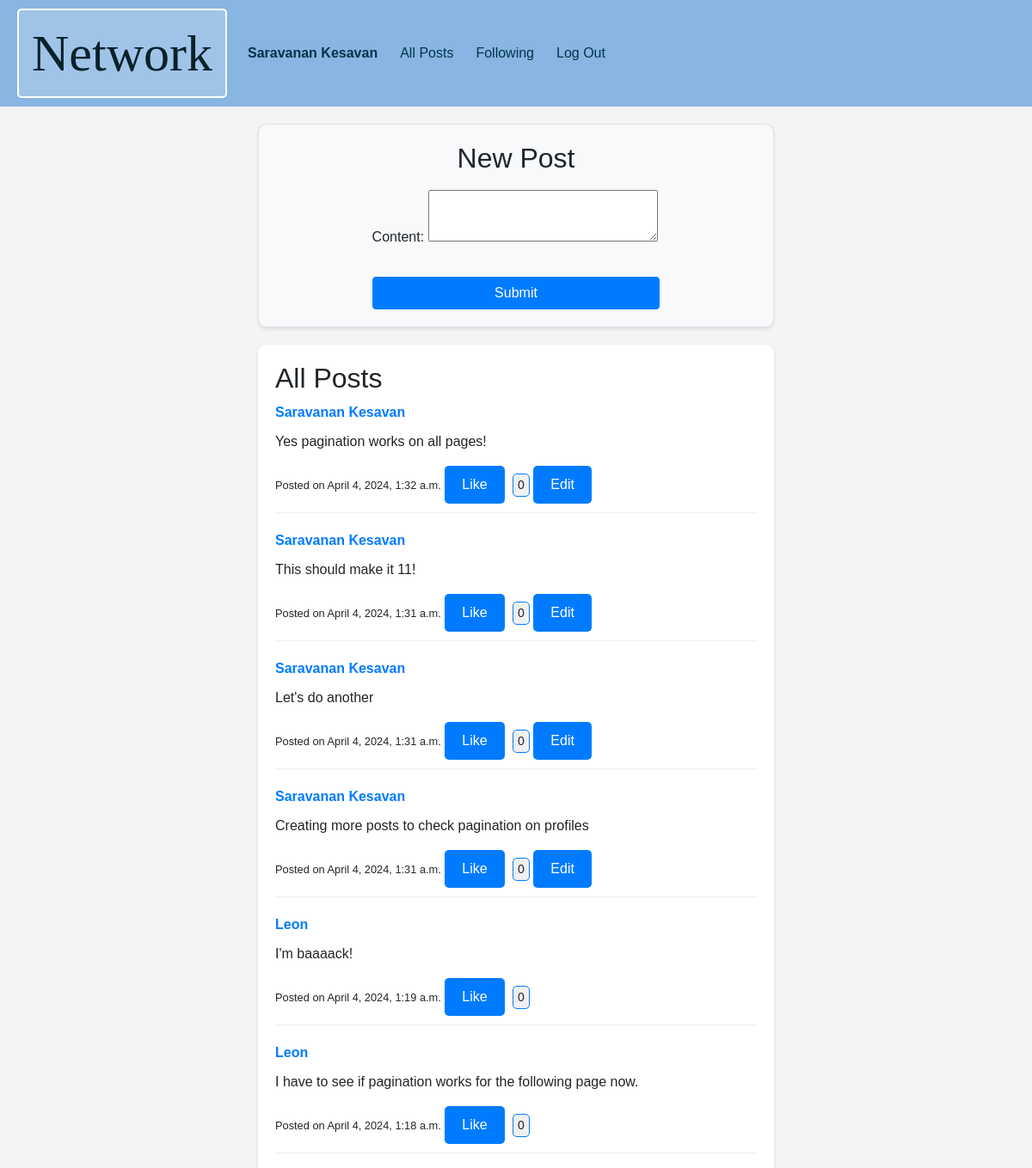
/ (signed in, upper part), run on an earlier commit of the app's database.
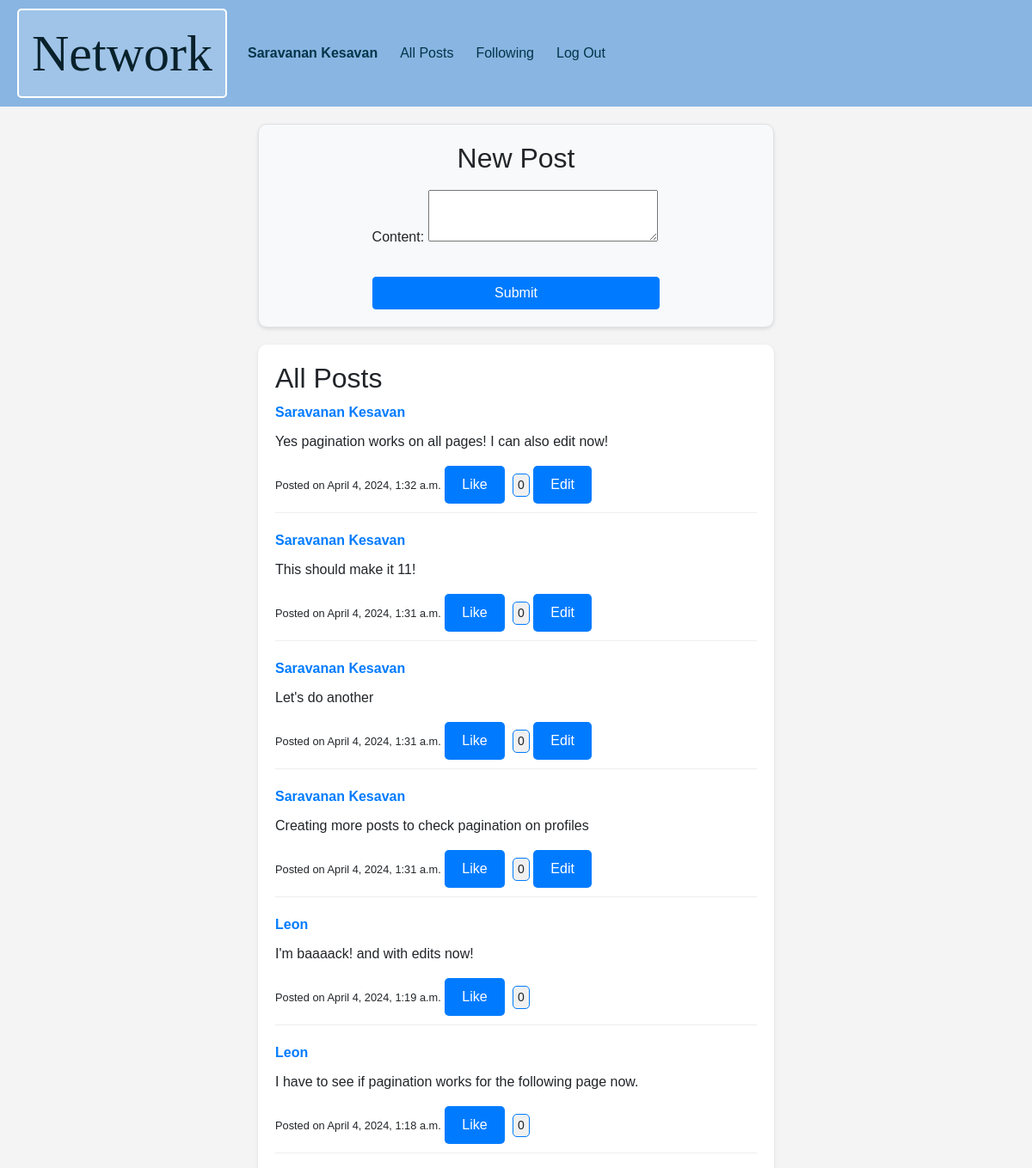
And on a later commit of the database.
### network/models.py (models this page shows, shortened)
class Post(models.Model):
    content = models.TextField()
    creator = models.ForeignKey(User, on_delete=models.CASCADE, related_name="posts")
    timestamp = models.DateTimeField(auto_now_add=True)
    likes = models.ManyToManyField(User, related_name="liked_posts", blank=True)

class User(AbstractUser):
    followers = models.ManyToManyField('self', symmetrical=False, related_name='following', blank=True)

### network/views.py (the view)
# urls.py: path("", views.index, name="index"),
@login_required
def index(request):
    if request.method == "POST":
        form = NewPostForm(request.POST)
        if form.is_valid():
            post = form.save(commit=False)
            post.creator = request.user
            post.save()
            return redirect('index')
    else:
        form = NewPostForm()
    posts_list = Post.objects.all().order_by('-timestamp')
    paginator = Paginator(posts_list, 10)  # Show 10 posts per page
    page_number = request.GET.get('page')
    posts = paginator.get_page(page_number)
    return render(request, "network/index.html", {'form': form, 'posts': posts})

### network/forms.py
class NewPostForm(forms.ModelForm):
    class Meta:
        model = Post
        fields = ['content']

### network/templates/network/index.html (shortened to what this page needs)
{% extends "network/layout.html" %}
{% block body %}
    {% if user.is_authenticated %}
    <div class="new-post-container">
        <div class="new-post-form">
            <h2>New Post</h2>
            <form method="post">
                {{ form.as_p }}
                <button type="submit" class="btn btn-primary">Submit</button>
            </form>
        </div>
    </div>
    <div class="container">
        <h2>All Posts</h2>
        {% for post in posts %}
            <div class="post" id="post-{{ post.id }}">
                <div class="post-header">
                    <strong><a href="{% url 'profile' username=post.creator.username %}">{{ post.creator.username }}</a></strong>
                </div>
                <div class="post-content">
                    <p>{{ post.content }}</p>
                </div>
                <small>Posted on {{ post.timestamp }}</small>
                <button class="like-btn" data-post-id="{{ post.id }}" data-liked="{% if user in post.likes.all %}true{% else %}false{% endif %}">
                    {% if user in post.likes.all %}
                        Unlike
                    {% else %}
                        Like
                    {% endif %}
                </button>
                <span class="like-count" id="like-count-{{ post.id }}">{{ post.likes.count }}</span>
                {% if user == post.creator %}
                    <button class="edit-btn" data-post-id="{{ post.id }}" data-edit-url="{% url 'edit_post' post.id %}">Edit</button>
                {% endif %}
            </div>
        {% endfor %}
    </div>
    {% endif %}
{% endblock %}

What changed in the data, as far as the page shows it:
changed Post: content "Yes pagination works on all pages!" → "Yes pagination works on all pages! I can also edit now!"
changed Post: content "I'm baaaack!" → "I'm baaaack! and with edits now!"
